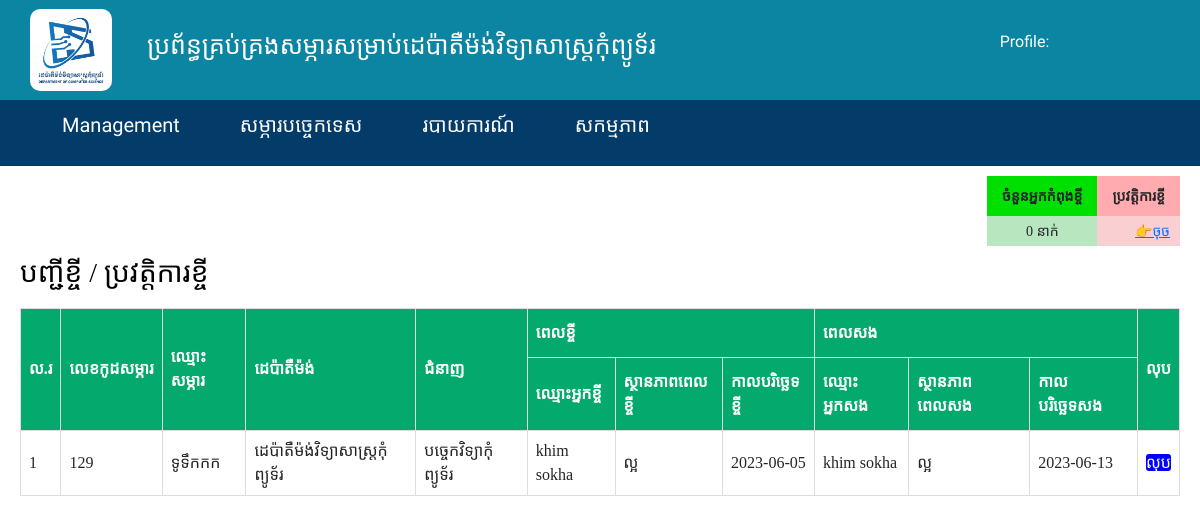
The page /admin/ListBorrowHistory.php on the database its author committed.
### tables this page shows
CREATE TABLE `itproduct` (
  `id` int(15) NOT NULL,
  `code` int(20) NOT NULL,
  `name` varchar(100) NOT NULL,
  `how` text NOT NULL,
  `account` int(10) NOT NULL,
  `saccount` int(10) NOT NULL,
  `model` varchar(50) NOT NULL,
  `country` varchar(50) NOT NULL,
  `think` varchar(50) NOT NULL,
  `quantity` int(10) NOT NULL,
  `retail_price` int(20) NOT NULL,
  `total_price` int(20) NOT NULL,
  `status` varchar(20) NOT NULL,
  `date` date NOT NULL,
  `date_use` date DEFAULT NULL,
  `place` varchar(50) NOT NULL,
  `BORROW` int(11) NOT NULL DEFAULT 0,
  `picture` text NOT NULL
);

CREATE TABLE `listborrow` (
  `id` int(10) NOT NULL,
  `code_id` int(15) NOT NULL,
  `borrowDepartment` varchar(100) NOT NULL,
  `borrowSkill` varchar(100) NOT NULL,
  `borrowName` varchar(100) NOT NULL,
  `borrowStatus` varchar(30) NOT NULL,
  `borrowDate` date NOT NULL,
  `returnName` varchar(100) DEFAULT NULL,
  `returnStatus` varchar(30) DEFAULT NULL,
  `returnDate` date DEFAULT NULL,
  `STATUS` int(2) NOT NULL DEFAULT 1
);

### admin/ListBorrowHistory.php (the view, shortened to what this page needs)
<!DOCTYPE html>
<html lang="en">
<head>
    <link rel="stylesheet" href="style/pag1.css">
    <link rel="stylesheet" href="/style/bootstrap.min.css">
</head>
<body>
    <?php include('include/Header.php');?>
        <div class="dashboard">
            <?php include('include/Top-borrowDashboard.php'); ?>
            <div class="search-and-title">
                <h3>បញ្ជីខ្ចី / ប្រវត្តិការខ្ចី</h3></div>
                    <div class="dasble">
                        <table id="customers">
                            <tr font-family='khmer os battambang'>
                                <th class="head" rowspan="2">ល.រ</th>
                                <th class="head" rowspan="2">លេខកូដសម្ភារ</th>
                                <th class="head" rowspan="2">ឈ្មោះសម្ភារ</th>
                                <th class="head" rowspan="2">ដេប៉ាតឺម៉ង់</th>
                                <th class="head" rowspan="2">ជំនាញ</th>
                                <th class="head" colspan="3">ពេលខ្ចី</th>
                                <th class="head" colspan="3">ពេលសង</th>
                                <th class="head" rowspan="2">លុប</th>
                            </tr>
                            <tr>
                                <th class="head">ឈ្មោះអ្នកខ្ចី</th>
                                <th class="head">ស្ថានភាពពេលខ្ចី</th>
                                <th class="head">កាលបរិច្ឆេទខ្ចី</th>
                                <th class="head">ឈ្មោះអ្នកសង</th>
                                <th class="head">ស្ថានភាពពេលសង</th>
                                <th class="head">កាលបរិច្ឆេទសង</th>
                            </tr>
                            <?php
                                $i = 1;
                                $sql = "SELECT itproduct.code, itproduct.name, listborrow.borrowDepartment, listborrow.borrowSkill, listborrow.borrowName, listborrow.borrowStatus, listborrow.borrowDate, listborrow.id, listborrow.STATUS,
                                listborrow.returnName, listborrow.returnStatus, listborrow.returnDate
                                FROM itproduct, listborrow
                                WHERE listborrow.code_id = itproduct.id AND listborrow.STATUS = 0
                                ORDER BY listborrow.id ";
                                $result = $connect->query($sql);
                                while($row = $result->fetch_assoc()){
                            ?>
                            <tr>
                                <td><?php echo $i++?></td>
                                <td><?php echo "$row[code]"?></td>
                                <td><?php echo "$row[name]"?></td>
                                <td><?php echo "$row[borrowDepartment]"?></td>
                                <td><?php echo "$row[borrowSkill]"?></td>
                                <td><?php echo "$row[borrowName]"?></td>
                                <td><?php echo "$row[borrowStatus]"?></td>
                                <td><?php echo "$row[borrowDate]"?></td>
                                <td><?php echo "$row[returnName]"?></td>
                                <td><?php echo "$row[returnStatus]"?></td>
                                <td><?php echo "$row[returnDate]"?></td>
                                <td>
                                    <a href="./deletBorrowHistory.php?id=<?php echo $row['id'];?>"
                                    style='text-decoration:none;color:white; background-color: blue; border-radius:3px; width:100%;'>លុប</a>
                                </td>
                            </tr>
                            <?php
                         }
                        ?>
                    </table>
        </div>
    </div>
</body>
</html>

### admin/style/pag1.css (style rules this page uses)
* { margin: 0; padding: 0; box-sizing: border-box; }
.dashboard { width: 100%; }
.dashboard .dasble { width: 100%; height: 510px; padding: 0 20px; z-index: -99999; }
.search-and-title { width: 100%; display: flex; justify-content: space-between; font-family: 'khmer os battambang'; color: #000000; padding: 0 0 10px 20px; font-size: 20px; }
table { font-family: arial, sans-serif; border-collapse: collapse; width: auto; }
#customers th { padding-top: 12px; padding-bottom: 12px; text-align: left; background-color: #04AA6D; color: #ffffff; border: 8px solid rgb(0, 0, 0); }
#customers td { z-index: -99; }
.head { color: white; z-index: 89999; }
.dashboard { padding-top: 100px; }

### admin/ListBorrowHistory.php (style rules this page uses)
#customers { font-family: 'khmer os battambang'; border-collapse: collapse; width: 100%; }
#customers td, #customers th { border: 1px solid #ddd; padding: 8px; }
#customers tr:nth-child(even) { background-color: #f2f2f2; }
#customers th { padding-top: 12px; padding-bottom: 12px; text-align: left; background-color: #04AA6D; color: white; }

### rows shown on the page
itproduct: code "129", name "ទូទឹកកក", listborrow.borrowDepartment "ដេប៉ាតឺម៉ង់វិទ្យាសាស្រ្ដកុំព្យូទ័រ", listborrow.borrowSkill "បច្ចេកវិទ្យាកុំព្យូទ័រ", listborrow.borrowName "khim sokha", listborrow.borrowStatus "ល្អ", listborrow.borrowDate "2023-06-05", listborrow.returnName "khim sokha", listborrow.returnStatus "ល្អ", listborrow.returnDate "2023-06-13"
